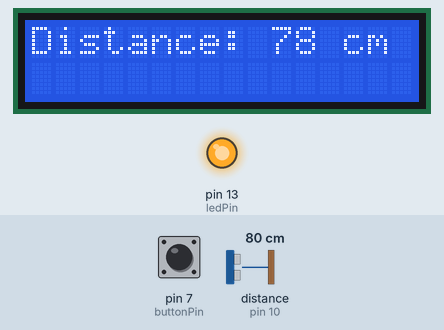
Recording of a sketch running on a simulated Arduino Uno, built with avr-gcc and run on an emulated ATmega328P. Parts: 16×2 character LCD, output pins drawn as LEDs (lit = HIGH). Wiring (inferred from the names in the program): ultrasonic range finder: trigger pin 9; echo pin 10. The inputs (shaded band) are chosen by the test bench; at power-on: pin 7 (buttonPin) LOW, distance to the obstacle (sensor on pin 10) 80 cm. The echo pulse lasts 58.3 µs per cm; pins used as bus, display or sensor lines are not drawn.

Above: at 1.2 s.
1.3 s: pin 7 (buttonPin) pulled HIGH for 3.2 s
At 5.5 s:
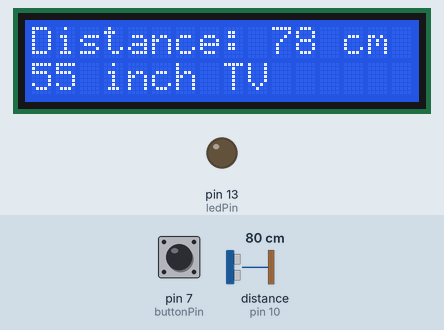
6.0 s: distance to the obstacle (sensor on pin 10) set to 2 cm
At 6.19 s:
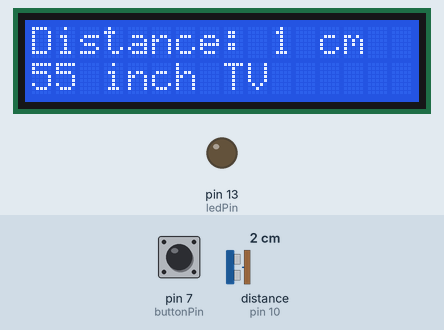
7.5 s: distance to the obstacle (sensor on pin 10) set to 4 cm
At 8.6 s:
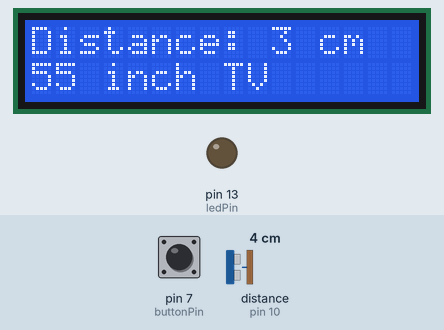
9.0 s: pin 7 (buttonPin) pulled HIGH for 3.2 s
At 13.3 s:
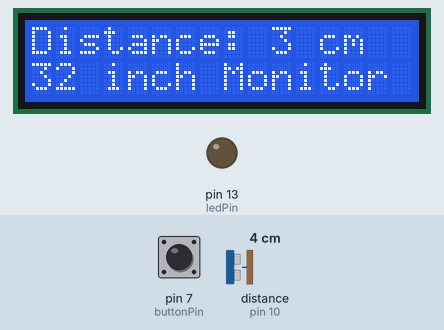
13.7 s: distance to the obstacle (sensor on pin 10) set to 9 cm
At 14.7 s:
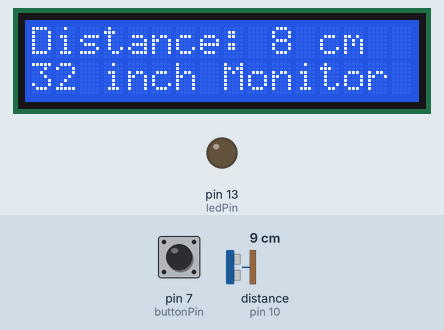
Timing chart, 0 to 16.2 s (numbered marks = the images above; inputs shaded):
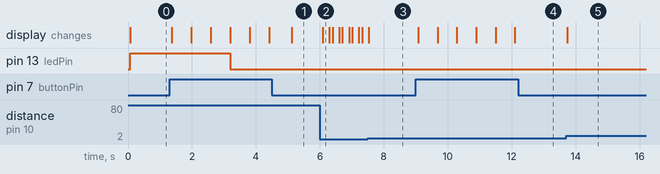

Measured:
- after the input at 1.3 s, pin 13 (ledPin): HIGH → LOW after 1.9 s; the display: first changes after 0.06 s (image 1 shows a later state)
- after the input at 6.0 s, the display: changes after 0.09 s (image 2)
- after the input at 7.5 s, the display: changes at once (image 3)
- after the input at 9.0 s, the display: first changes after 0.08 s (image 4 shows a later state)
- after the input at 13.7 s, the display: changes at once (image 5)

The sketch:

tv-viewer.ino
```cpp
#include <LiquidCrystal.h>

// Initialize the LCD with the pins
LiquidCrystal lcd(12, 11, 5, 4, 3, 2);

const int trigPin = 9;
const int echoPin = 10;
const int ledPin = 13;
const int buttonPin = 7;
int buttonState = 0;

long duration;
int distance;

// List of common TV sizes
String tvSizes[] = {
  "24 inch Monitor",
  "27 inch Monitor",
  "32 inch Monitor",
  "43 inch TV     ",
  "50 inch TV     ",
  "55 inch TV     ",
  "65 inch TV     ",
  "75 inch TV     ",
  "85 inch TV     "
};

// List of the average viewing distance for each TV size
int viewDistance[] = {
  75, // 24 in
  83, // 27 in
  113, // 32 in
  135, // 43 in
  158, // 50 in
  170, // 55 in
  200, // 65 in
  230, // 75 in
  260 // 85 in
};

float margin = 1.2;
int currentTV = 0;

int counter = 0;

void setup() {
  lcd.begin(16, 2);
  pinMode(trigPin, OUTPUT);
  pinMode(echoPin, INPUT);
  pinMode(ledPin, OUTPUT);
  pinMode(buttonPin, INPUT);
  Serial.begin(9600);
}

void loop() {
  // Clear the trigPin
  digitalWrite(trigPin, LOW);
  delayMicroseconds(2);

  // Set the trigPin on HIGH state for 10 microseconds
  digitalWrite(trigPin, HIGH);
  delayMicroseconds(10);
  digitalWrite(trigPin, LOW);

  // Read the echoPin
  duration = pulseIn(echoPin, HIGH);

  // Calculate the distance
  distance = duration * 0.034 / 2;

 lcd.setCursor(0, 0); // Sets the cursor at the beginning of the LCD screen
  lcd.print("Distance: ");
  lcd.print(distance);
  lcd.print(" cm ");

  // LED lights up if within optimal viewing range of the selected TV
  if (distance > viewDistance[currentTV] / margin && distance < viewDistance[currentTV] * margin) {
    digitalWrite(ledPin, HIGH);
  } else {
    digitalWrite(ledPin, LOW);
  }

  // Read buton
  buttonState = digitalRead(buttonPin);

  // Button to toggle through the TV sizes and print on LCD
  if (buttonState == HIGH) {
    lcd.setCursor(0, 1);
    lcd.print(tvSizes[counter]);
    currentTV = counter;

    counter++;
    if (counter == sizeof(tvSizes)/sizeof(tvSizes[0])) {
      counter = 0;
    }
    delay(500);
  }

  delay(100); // Wait for half a second before the next measurement
}
```
